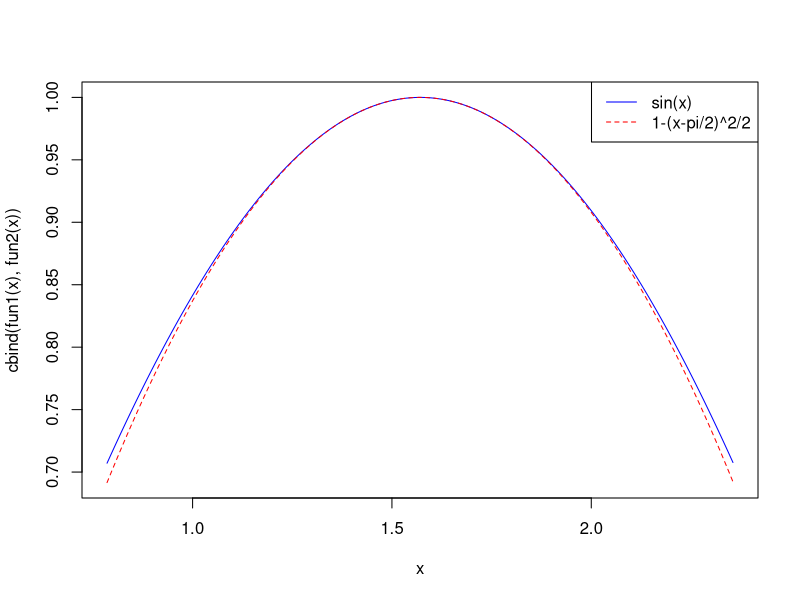

Write R code to recreate this figure.
#title~ Approximating sin(x) around x0=pi/2 by Taylor's polynomial
fun1 = function(x){sin(x)}
fun2 = function(x){1-(x-pi/2)^2/2}
x = seq(pi/4,3*pi/4,.01)
matplot(x,cbind(fun1(x),fun2(x)),type='l',col=c('blue','red'))
legend('topright',c('sin(x)','1-(x-pi/2)^2/2'),lty=c(1,2),col=c('blue','red'))
